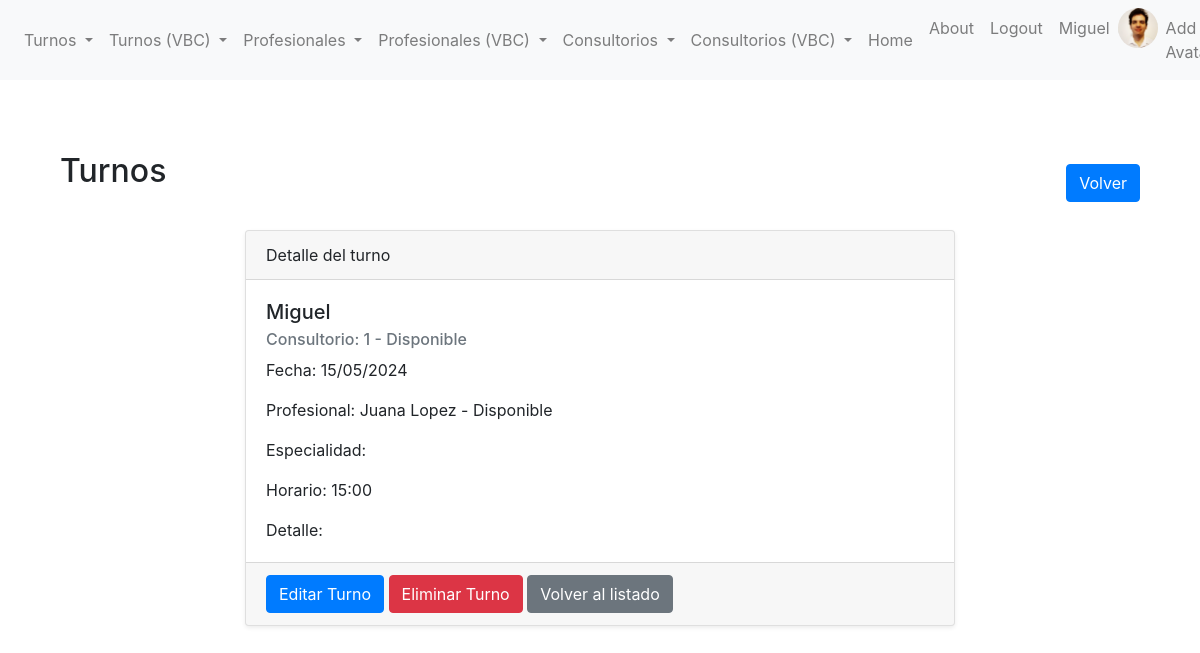
The app's page /reserva_turnos/vbc/turnos/1/detail (signed in) with its own data.
### reserva_turnos/models.py (models this page shows, shortened)
class Avatar(models.Model):
    user = models.OneToOneField(User, on_delete=models.CASCADE, related_name='avatar')
    image = models.ImageField(upload_to='avatars/')

class Turnos(models.Model):
    nombre_de_usuario = models.ForeignKey(User,null=True,on_delete=models.SET_NULL)
    consultorio = models.ForeignKey(Consultorio, on_delete=models.CASCADE, related_name='reservas')
    profesional = models.ForeignKey(Profesional, on_delete=models.CASCADE, default = True)
    fecha = models.DateField(default=timezone.now)
    hora_inicio = models.TimeField(default=timezone.now)
    hora_fin = models.TimeField(default=timezone.now)
    descripcion = models.TextField(blank=True, null=True)

class Consultorio(models.Model):
    nombre = models.CharField(max_length=100)
    disponible = models.BooleanField(default=True)
    descripcion = models.TextField(blank=True, null=True)
    def __str__(self):
        return f"{self.nombre} - {'Disponible' if self.disponible else 'No Disponible'} "

class Profesional(models.Model):
    class Especialidades(models.TextChoices):
        CARDIOLOGIA = 'CARDIOLOGIA', 'Cardiología'
        DERMATOLOGIA = 'DERMATOLOGIA', 'Dermatología'
        ENDOCRINOLOGIA = 'ENDOCRINOLOGIA', 'Endocrinología'
        GASTROENTEROLOGIA = 'GASTROENTEROLOGIA', 'Gastroenterología'
        GINECOLOGIA = 'GINECOLOGIA', 'Ginecología'
        HEMATOLOGIA = 'HEMATOLOGIA', 'Hematología'
        HEPATOLOGIA = 'HEPATOLOGIA', 'Hepatología'
        INMUNOLOGIA = 'INMUNOLOGIA', 'Inmunología'
        NEFROLOGIA = 'NEFROLOGIA', 'Nefrología'
        NEUROLOGIA = 'NEUROLOGIA', 'Neurología'
        ONCOLOGIA = 'ONCOLOGIA', 'Oncología'
        OFTALMOLOGIA = 'OFTALMOLOGIA', 'Oftalmología'
        PSICOLOGIA = 'PSICOLOGIA', 'Psicología'
        PSIQUIATRIA = 'PSIQUIATRIA', 'Psiquiatría'
        TRAUMATOLOGIA = 'TRAUMATOLOGIA', 'Traumatología'
    nombre = models.CharField(max_length=100)
    disponible = models.BooleanField(default=True)
    especialidad = models.CharField(
        max_length=17,
        choices=Especialidades.choices,
        default=Especialidades.CARDIOLOGIA,
    )
    descripcion = models.TextField(blank=True, null=True)
    def __str__(self):
        return f"{self.nombre} - {'Disponible' if self.disponible else 'No Disponible'} "

### reserva_turnos/views.py (the view)
# urls.py: path("vbc/turnos/<int:pk>/detail", TurnosDetailView.as_view(), name='vbc_turnos_detail'),
class TurnosDetailView(LoginRequiredMixin,DetailView):
    model = Turnos
    template_name = 'reserva_turnos/vbc/turnos_detail.html'
    context_object_name = 'turnos'

### reserva_turnos/templates/reserva_turnos/vbc/turnos_detail.html (shortened to what this page needs)
{% extends 'reserva_turnos/base.html' %}
{% block content %}
<section class="py-5">
    <div class="container">
        <div class="d-flex justify-content-between align-items-center mb-3">
            <h2 class="mb-4">Turnos</h2>
            <a href="{% url 'vbc_turnos_list' %}" class="btn btn-primary">Volver</a>
        </div>
        <div class="row">
            <div class="col-lg-8 mx-auto">
                <div class="card shadow-sm">
                    <div class="card-header">
                        Detalle del turno
                    </div>
                    <div class="card-body">
                        <h5 class="card-title">{{ turnos.nombre_de_usuario }}</h5>
                        <h6 class="card-subtitle mb-2 text-muted">Consultorio: {{ turnos.consultorio }}</h6>
                        <p class="card-text">Fecha: {{ turnos.fecha | date:"d/m/Y" }}</p>
                        <p class="card-text">Profesional: {{ turnos.profesional }}</p>
                        <p class="card-text">Especialidad: {{ profesional.especialidad }}</p>
                        <p class="card-text">Horario: {{ turnos.hora_inicio | date:"H:i" }}</p>
                        <p class="card-text">Detalle: {{ turnos.descripcion }}</p>
                    </div>
                    <div class="card-footer text-muted">
                        <a href="{% url 'vbc_turnos_update' turnos.id %}" class="btn btn-primary">Editar Turno</a>
                        <a href="{% url 'vbc_turnos_delete' turnos.id %}" class="btn btn-danger">Eliminar Turno</a>
                        <a href="{% url 'vbc_turnos_list' %}" class="btn btn-secondary">Volver al listado</a>
                    </div>
                </div>
            </div>
        </div>
    </div>
</section>
{% endblock %}

### reserva_turnos/templates/reserva_turnos/base.html (shortened to what this page needs)
{% load static %}
<!DOCTYPE html>
<html lang="en">
<head>
    <link rel="stylesheet" href="{% static 'reserva_turnos/css/bootstrap.css' %}">
</head>
<body>
    <nav class="navbar navbar-expand-lg navbar-light bg-light">
        <div class="collapse navbar-collapse" id="navbarNav">
            <ul class="navbar-nav">
                {% if user.is_authenticated %}
                <li class="nav-item dropdown">
                    <a class="nav-link dropdown-toggle" href="#" id="navbarDropdownMenuLinkReserva" role="button" data-toggle="dropdown" aria-haspopup="true" aria-expanded="false">
                        Turnos
                    </a>
                </li>
                <li class="nav-item dropdown">
                    <a class="nav-link dropdown-toggle" href="#" id="navbarDropdownMenuLinkSala" role="button" data-toggle="dropdown" aria-haspopup="true" aria-expanded="false">
                        Turnos (VBC)
                    </a>
                <li class="nav-item dropdown">
                    <a class="nav-link dropdown-toggle" href="#" id="navbarDropdownMenuLinkReserva" role="button" data-toggle="dropdown" aria-haspopup="true" aria-expanded="false">
                        Profesionales
                    </a>
                </li>
                <li class="nav-item dropdown">
                    <a class="nav-link dropdown-toggle" href="#" id="navbarDropdownMenuLinkSala" role="button" data-toggle="dropdown" aria-haspopup="true" aria-expanded="false">
                        Profesionales (VBC)
                    </a>
                <li class="nav-item dropdown">
                    <a class="nav-link dropdown-toggle" href="#" id="navbarDropdownMenuLinkSala" role="button" data-toggle="dropdown" aria-haspopup="true" aria-expanded="false">
                        Consultorios
                    </a>
                <li class="nav-item dropdown">
                    <a class="nav-link dropdown-toggle" href="#" id="navbarDropdownMenuLinkSala" role="button" data-toggle="dropdown" aria-haspopup="true" aria-expanded="false">
                        Consultorios (VBC)
                    </a>
                <li class="nav-item">
                    <a class="nav-link" href="{% url "reserva_turnos-home" %}">Home</a>
                </li>
                {% endif %}
            </ul>
            <ul class="navbar-nav ml-auto">
                {% if user.is_authenticated %}
                <li class="nav-item">
                    <a class="nav-link" href="{% url 'about' %}">About</a>
                </li>
                <li class="nav-item">
                    <a class="nav-link" href="{% url 'logout' %}">Logout</a>
                </li>
                <li class="nav-item">
                    <a class="nav-link" href="{% url 'editar-perfil' %}">{{ user }}</a>
                </li>
                <li class="nav-item">
                    {% if user.avatar.image %}
                    <img src="{{ user.avatar.image.url }}" alt="Avatar" style="height: 40px; width: 40px; border-radius: 50%;">
                    {% endif %}
                    <li class="nav-item">
                        <a href="{% url 'avatar_add' %}" class="nav-link">Add Avatar</a>
                    </li>
                {% endif %}
        </div>
    </nav>
    <div class="container mt-4">
        {% block content %}{% endblock content %}
    </div>
</body>
</html>

### records on screen
Turnos: nombre_de_usuario "Miguel", consultorio "1 - Disponible", fecha "15/05/2024", profesional "Juana Lopez - Disponible", hora_inicio "15:00"

### other values on screen
{{ user }} "Miguel"
